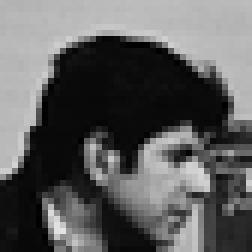
%> input picture Subpixel/TP/TP2/codes/images/crop_cameraman.pgm, 42 x 42 px, shrunk from 50 x 50 before the run (shown 6 times larger)
$ octave main.m   (GNU Octave 9; MATLAB toolbox functions it lacks are replaced by stand-ins)
%> lines starting %> are read from the running program, lines starting %| are printed output that depends on the picture
### Subpixel/TP/TP2/codes/iptools/fzoom.m
function v = fzoom(u,z,order)
% Zoom an image by a factor z
%
% author: Lionel Moisan
%
% z is not necessarily an integer (default value: 2)
%
% available interpolations are:
%     order = 0           nearest neighbor (default)
%     order = 1           bilinear
%     order = -3          bicubic Keys
%     order = 3,5,7,9,11  spline with specified order
%
% v1.0 (11/2017): first version (LM)

  if nargin<3
    order = 0;
  end
  if nargin<2
    z = 2;
  end
  [ny,nx] = size(u);
  sx = floor(nx*z);
  sy = floor(ny*z);
  if order==0
    % nearest neighbor is a special case (symmetric interpolation grid)
    X = 1+(nx-1-(sx-1)/z)/2+(0:sx-1)/z; iX = sx-floor(sx-X+0.5);
    Y = 1+(ny-1-(sy-1)/z)/2+(0:sy-1)/z; iY = sy-floor(sy-Y+0.5);
    v = u(iY,iX);
  else
    X = (0:sx-1)/z; iX = floor(X); X = X-iX; iX = iX+1;
    Y = (0:sy-1)/z; iY = floor(Y); Y = Y-iY; iY = iY+1;
    if order==-3 % bicubic Keys interpolation
      n2 = 2;
      c = mat_coeff_keys(-1/2);
      order = 3;
    elseif any([1,3,5,7,9,11]==order) % spline interpolation
      n2 = (order+1)/2;
      c = mat_coeff_splinen(order);
      if order>1
	u = finvspline(u,order);
      end
    else
      error('Unrecognized interpolation order.')
    end
    n1 = 1-n2;
    % compute interpolation coefficients
    cx = c*( (ones(order+1,1)*X).^([0:order]'*ones(1,sx)) );
    cy = c*( (ones(order+1,1)*Y).^([0:order]'*ones(1,sy)) );
    % add (symmetrical) borders to avoid undefined coordinates
    u = [u(:,1-n1:-1:2),u,u(:,end-1:-1:end-n2)];
    u = [u(1-n1:-1:2,:);u;u(end-1:-1:end-n2,:)];
    v = zeros(sy,sx);
    for dx = n1:n2
      for dy = n1:n2
	v = v + (cy(n2+1-dy,:)'*cx(n2+1-dx,:)).*u(iY+dy-n1,iX+dx-n1);
      end
    end
  end


% coefficients of piecewise polynomial bicubic Keys function
function c = mat_coeff_keys(a)
  c = [0,0,a,-a;0,-a,2*a+3,-(a+2);1,0,-a-3,a+2;0,a,-2*a,a];
%endfunction

% coefficients of piecewise polynomial spline function with order n
function c = mat_coeff_splinen(n)
  c = zeros(n+1,n+1);
  a(1) = 1/prod(1:n);
  for k=1:n+1
    a(k+1) = -a(k)*(n+2-k)/k;
  end
  for k=0:n+1
    for p=0:n
      xp = prod((n-p+1:n)./(1:p))*k^(n-p);
      for i=k:n
	c(i+1,p+1) = c(i+1,p+1)+a(i-k+1)*xp;
      end
    end
  end
%endfunction

### Subpixel/TP/TP2/codes/iptools/finvspline.m
function out = finvspline(c,order)
% 2D inverse B-spline transform
%
% author: Lionel Moisan
%
% v1.0 (11/2017): initial version (LM)

  % initialize poles of associated z-filter
  switch order
    case 2
      z = [-0.17157288];  % sqrt(8)-3
    case 3
      z = [-0.26794919];  % sqrt(3)-2
    case 4
      z = [-0.361341,-0.0137254];
    case 5
      z = [-0.430575,-0.0430963];
    case 6
      z = [-0.488295,-0.0816793,-0.00141415];
    case 7
      z = [-0.53528,-0.122555,-0.00914869];
    case 8
      z = [-0.574687,-0.163035,-0.0236323,-0.000153821];
    case 9
      z = [-0.607997,-0.201751,-0.0432226,-0.00212131];
    case 10
      z = [-0.636551,-0.238183,-0.065727,-0.00752819,-0.0000169828];
    case 11
      z = [-0.661266,-0.27218,-0.0897596,-0.0166696,-0.000510558];
    otherwise
      error('finvspline: order should be in 2..11.');
  end
  out = invspline1D(invspline1D(c,z)',z)';


% 1D inverse z-Transform (on all lines) with poles z
function c = invspline1D(c,z)
  npoles = length(z);
  N = size(c,2);
  c = c*prod((1-z).*(1-1 ./z)); % normalization
  for k=1:npoles  % loop on poles
    % initialize causal filter, symmetric boundary conditions
    c(:,1) = c*[1,z(k).^[1:N-2]+z(k).^[2*N-3:-1:N],z(k)^(N-1)]'/(1-z(k)^(2*N-1));
    for n=2:N       % forward recursion
      c(:,n) = c(:,n)+z(k)*c(:,n-1);
    end
    % initialize anticausal filter, symmetric boundary conditions
    c(:,N) = (z(k)/(z(k)^2-1))*(z(k)*c(:,N-1)+c(:,N));
    for n=N-1:-1:1  % backwards recursion
      c(:,n) = z(k)*(c(:,n+1)-c(:,n));
    end
  end

### Subpixel/TP/TP6/codes/main.m
%%% Exercice 17

%% Interpolation de l'image

%u = double(imread('images/crop_bouc.pgm'));
u = double(imread('images/crop_cameraman.pgm'));
%> u: size 42x42 double; min 0, max 228, mean 93.9; mean of the top-left, top-right, bottom-left and bottom-right quarters 111.6, 106.6, 60.4, 97

ln = [-3 0 1 3 5 7];

figure(1);

for i = 1:length(ln)
    v = fzoom(u, 16, ln(i));
    subplot(2, 3, i);
    imshow(v, []);
    title(strcat('n = ',int2str(ln(i))));
end
%> this loop made 6 passes
%> pass 1, in fzoom, `u = [u(:,1-n1:-1:2),u,u(:,end-1:-1:end-n2)];`:
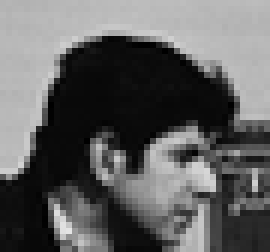
%> u: size 42x45 double (shown 6 times larger); min 0, max 228, mean 96
%> pass 1, in fzoom, `u = [u(1-n1:-1:2,:);u;u(end-1:-1:end-n2,:)];`:
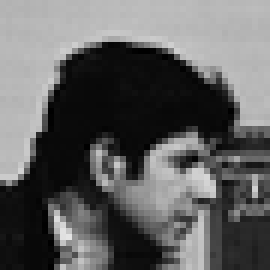
%> u: size 45x45 double (shown 6 times larger); min 0, max 228, mean 96.7
%> pass 1, `v = fzoom(u, 16, ln(i));`:
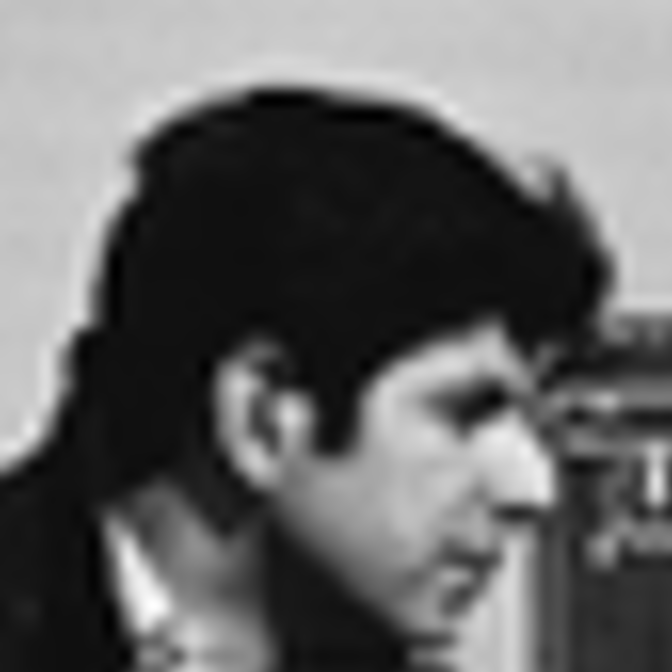
%> v: size 672x672 double; min -6.92, max 238.4, mean 92.4; drawn with min black and max white
%> after the loop:
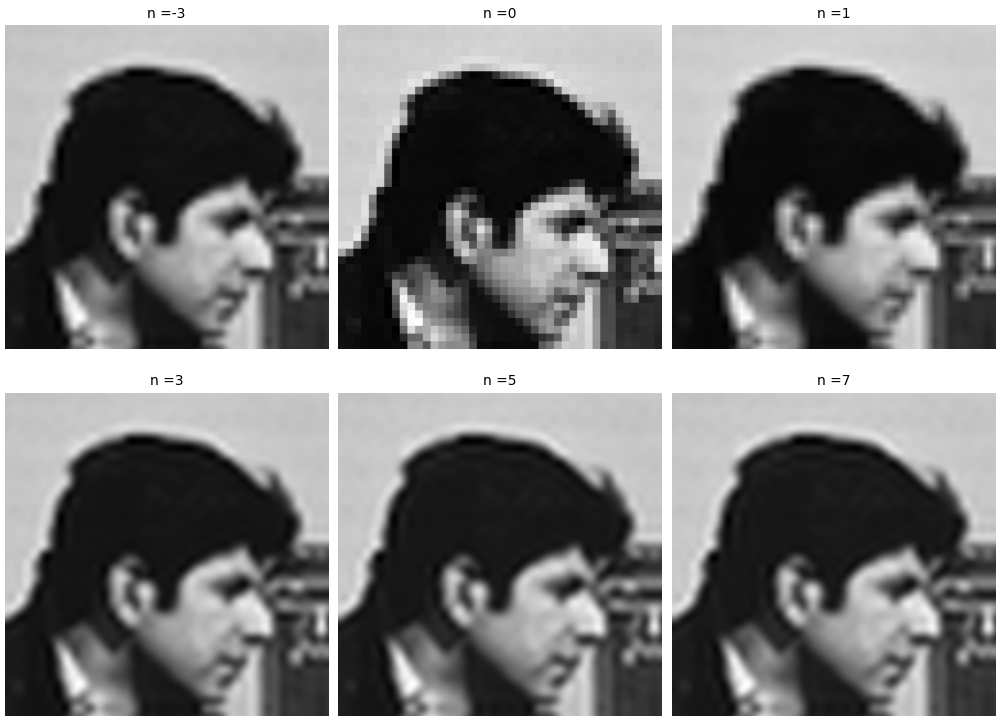
%> figure redrawn from the program's plot data, 6 panels

%% FFT de l'image

v = double(imread('images/bouc.pgm'));
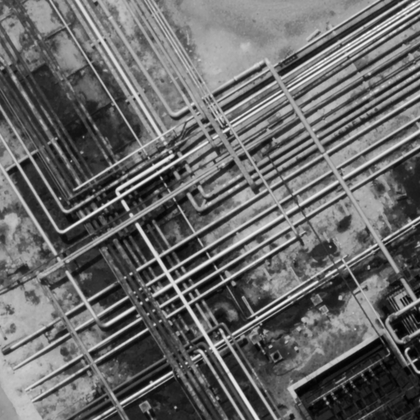
%> input picture Subpixel/TP/TP2/codes/images/bouc.pgm, 420 x 420 px, shrunk from 495 x 495 before the run
%> v: size 420x420 double; min 0, max 251, mean 103.6; mean of the top-left, top-right, bottom-left and bottom-right quarters 104.6, 125.4, 97.3, 86.9
%v = double(imread('images/cameraman.pgm'));

fv = fft2(v);
figure(2);
subplot(1, 3, 1);
imshow(v, []);
title('original image');
subplot(1, 3, 2);
imshow(fftshift(log(abs(fv))), []);
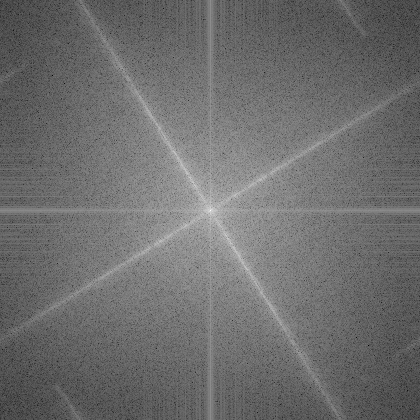
%> displayed picture: size 420x420, on the screen's scale of 0 to 255; min 0, max 255, mean 109.4
title('abs(fft(v))');
subplot(1, 3, 3);
imshow(fftshift(angle(fv)), []);
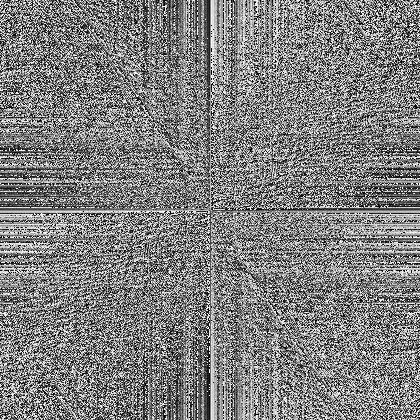
%> displayed picture: size 420x420, on the screen's scale of 0 to 255; min 0, max 255, mean 127.5
title('phase(fft(v))');
